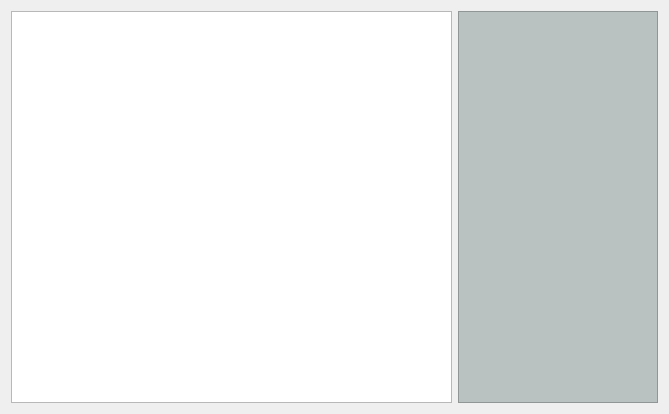
<?xml version="1.0" encoding="UTF-8"?>
<ui version="4.0">
 <class>DisplayTimetableView</class>
 <widget class="QWidget" name="DisplayTimetableView">
  <property name="geometry">
   <rect>
    <x>0</x>
    <y>0</y>
    <width>669</width>
    <height>414</height>
   </rect>
  </property>
  <property name="windowTitle">
   <string>DisplayTimetableView</string>
  </property>
  <layout class="QHBoxLayout" name="horizontalLayout">
   <item>
    <widget class="QTableView" name="mTimeTableView">
     <property name="horizontalScrollBarPolicy">
      <enum>Qt::ScrollBarAlwaysOff</enum>
     </property>
     <property name="editTriggers">
      <set>QAbstractItemView::NoEditTriggers</set>
     </property>
     <property name="dragEnabled">
      <bool>false</bool>
     </property>
     <property name="dragDropMode">
      <enum>QAbstractItemView::DragDrop</enum>
     </property>
     <property name="selectionMode">
      <enum>QAbstractItemView::NoSelection</enum>
     </property>
     <property name="showGrid">
      <bool>true</bool>
     </property>
     <attribute name="verticalHeaderVisible">
      <bool>false</bool>
     </attribute>
     <attribute name="verticalHeaderStretchLastSection">
      <bool>true</bool>
     </attribute>
    </widget>
   </item>
   <item>
    <widget class="QFrame" name="mRightMenu">
     <property name="minimumSize">
      <size>
       <width>200</width>
       <height>0</height>
      </size>
     </property>
     <property name="maximumSize">
      <size>
       <width>200</width>
       <height>16777215</height>
      </size>
     </property>
     <property name="styleSheet">
      <string notr="true">background-color: rgb(186, 194, 193);</string>
     </property>
     <property name="frameShape">
      <enum>QFrame::NoFrame</enum>
     </property>
     <property name="frameShadow">
      <enum>QFrame::Raised</enum>
     </property>
     <layout class="QVBoxLayout" name="verticalLayout_12">
      <property name="spacing">
       <number>0</number>
      </property>
      <property name="leftMargin">
       <number>0</number>
      </property>
      <property name="topMargin">
       <number>0</number>
      </property>
      <property name="rightMargin">
       <number>0</number>
      </property>
      <property name="bottomMargin">
       <number>0</number>
      </property>
      <item>
       <widget class="QTreeView" name="mTreeView">
        <property name="editTriggers">
         <set>QAbstractItemView::NoEditTriggers</set>
        </property>
       </widget>
      </item>
     </layout>
    </widget>
   </item>
  </layout>
 </widget>
 <layoutdefault spacing="6" margin="11"/>
 <resources/>
 <connections/>
</ui>
